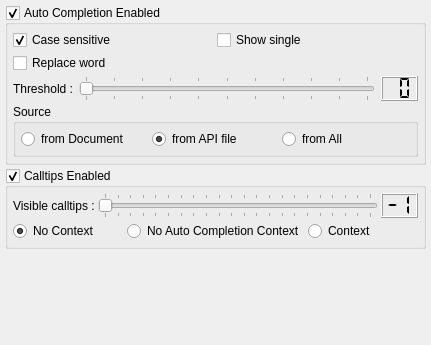
         <widget class="QWidget" name="wEditorAutoCompletion" >
          <attribute name="title" >
           <string>Auto Completion</string>
          </attribute>
          <layout class="QVBoxLayout" >
           <property name="margin" >
            <number>5</number>
           </property>
           <property name="spacing" >
            <number>3</number>
           </property>
           <item>
            <widget class="QGroupBox" name="gbAutoCompletion" >
             <property name="title" >
              <string>Auto Completion Enabled</string>
             </property>
             <property name="checkable" >
              <bool>true</bool>
             </property>
             <layout class="QGridLayout" >
              <property name="margin" >
               <number>5</number>
              </property>
              <property name="spacing" >
               <number>3</number>
              </property>
              <item row="3" column="0" colspan="2" >
               <widget class="QGroupBox" name="gbAutoCompletionSource" >
                <property name="title" >
                 <string>Source</string>
                </property>
                <layout class="QHBoxLayout" >
                 <property name="margin" >
                  <number>5</number>
                 </property>
                 <property name="spacing" >
                  <number>3</number>
                 </property>
                 <item>
                  <widget class="QRadioButton" name="rbAutoCompletionDocument" >
                   <property name="text" >
                    <string>from Document</string>
                   </property>
                  </widget>
                 </item>
                 <item>
                  <widget class="QRadioButton" name="rbAutoCompletionAPI" >
                   <property name="text" >
                    <string>from API file</string>
                   </property>
                   <property name="checked" >
                    <bool>true</bool>
                   </property>
                  </widget>
                 </item>
                 <item>
                  <widget class="QRadioButton" name="rbAutoCompletionAll" >
                   <property name="text" >
                    <string>from All</string>
                   </property>
                  </widget>
                 </item>
                </layout>
               </widget>
              </item>
              <item row="0" column="0" >
               <widget class="QCheckBox" name="cbAutoCompletionCaseSensitive" >
                <property name="text" >
                 <string>Case sensitive</string>
                </property>
                <property name="checked" >
                 <bool>true</bool>
                </property>
               </widget>
              </item>
              <item row="1" column="0" >
               <widget class="QCheckBox" name="cbAutoCompletionReplaceWord" >
                <property name="text" >
                 <string>Replace word</string>
                </property>
               </widget>
              </item>
              <item row="0" column="1" >
               <widget class="QCheckBox" name="cbAutoCompletionShowSingle" >
                <property name="text" >
                 <string>Show single</string>
                </property>
               </widget>
              </item>
              <item row="2" column="0" colspan="2" >
               <layout class="QHBoxLayout" >
                <property name="margin" >
                 <number>0</number>
                </property>
                <property name="spacing" >
                 <number>6</number>
                </property>
                <item>
                 <widget class="QLabel" name="lAutoCompletionThreshold" >
                  <property name="sizePolicy" >
                   <sizepolicy>
                    <hsizetype>1</hsizetype>
                    <vsizetype>5</vsizetype>
                    <horstretch>0</horstretch>
                    <verstretch>0</verstretch>
                   </sizepolicy>
                  </property>
                  <property name="text" >
                   <string>Threshold :</string>
                  </property>
                 </widget>
                </item>
                <item>
                 <widget class="QSlider" name="sAutoCompletionThreshold" >
                  <property name="minimum" >
                   <number>0</number>
                  </property>
                  <property name="maximum" >
                   <number>10</number>
                  </property>
                  <property name="value" >
                   <number>0</number>
                  </property>
                  <property name="orientation" >
                   <enum>Qt::Horizontal</enum>
                  </property>
                  <property name="tickPosition" >
                   <enum>QSlider::TicksBothSides</enum>
                  </property>
                  <property name="tickInterval" >
                   <number>1</number>
                  </property>
                 </widget>
                </item>
                <item>
                 <widget class="QLCDNumber" name="lnAutoCompletionThreshold" >
                  <property name="numDigits" >
                   <number>2</number>
                  </property>
                  <property name="segmentStyle" >
                   <enum>QLCDNumber::Flat</enum>
                  </property>
                  <property name="value" stdset="0" >
                   <double>0.000000000000000</double>
                  </property>
                 </widget>
                </item>
               </layout>
              </item>
             </layout>
            </widget>
           </item>
           <item>
            <widget class="QGroupBox" name="gbAutoCompletionCalltips" >
             <property name="title" >
              <string>Calltips Enabled</string>
             </property>
             <property name="checkable" >
              <bool>true</bool>
             </property>
             <property name="checked" >
              <bool>true</bool>
             </property>
             <layout class="QGridLayout" >
              <property name="margin" >
               <number>5</number>
              </property>
              <property name="spacing" >
               <number>3</number>
              </property>
              <item row="1" column="0" colspan="3" >
               <layout class="QHBoxLayout" >
                <property name="margin" >
                 <number>0</number>
                </property>
                <property name="spacing" >
                 <number>3</number>
                </property>
                <item>
                 <widget class="QRadioButton" name="rbAutoCompletionNoContext" >
                  <property name="text" >
                   <string>No Context</string>
                  </property>
                  <property name="checked" >
                   <bool>true</bool>
                  </property>
                 </widget>
                </item>
                <item>
                 <widget class="QRadioButton" name="rbAutoCompletionNoAutoCompletionContext" >
                  <property name="text" >
                   <string>No Auto Completion Context</string>
                  </property>
                 </widget>
                </item>
                <item>
                 <widget class="QRadioButton" name="rbAutoCompletionContext" >
                  <property name="text" >
                   <string>Context </string>
                  </property>
                 </widget>
                </item>
               </layout>
              </item>
              <item row="0" column="0" >
               <widget class="QLabel" name="lAutoCompletionCalltips" >
                <property name="sizePolicy" >
                 <sizepolicy>
                  <hsizetype>1</hsizetype>
                  <vsizetype>5</vsizetype>
                  <horstretch>0</horstretch>
                  <verstretch>0</verstretch>
                 </sizepolicy>
                </property>
                <property name="text" >
                 <string>Visible calltips :</string>
                </property>
               </widget>
              </item>
              <item row="0" column="2" >
               <widget class="QLCDNumber" name="lnAutoCompletionCalltips" >
                <property name="numDigits" >
                 <number>2</number>
                </property>
                <property name="segmentStyle" >
                 <enum>QLCDNumber::Flat</enum>
                </property>
                <property name="value" stdset="0" >
                 <double>-1.000000000000000</double>
                </property>
               </widget>
              </item>
              <item row="0" column="1" >
               <widget class="QSlider" name="sAutoCompletionCalltips" >
                <property name="minimum" >
                 <number>-1</number>
                </property>
                <property name="maximum" >
                 <number>20</number>
                </property>
                <property name="singleStep" >
                 <number>1</number>
                </property>
                <property name="value" >
                 <number>-1</number>
                </property>
                <property name="orientation" >
                 <enum>Qt::Horizontal</enum>
                </property>
                <property name="tickPosition" >
                 <enum>QSlider::TicksBothSides</enum>
                </property>
                <property name="tickInterval" >
                 <number>1</number>
                </property>
               </widget>
              </item>
             </layout>
            </widget>
           </item>
           <item>
            <spacer>
             <property name="orientation" >
              <enum>Qt::Vertical</enum>
             </property>
             <property name="sizeHint" >
              <size>
               <width>421</width>
               <height>91</height>
              </size>
             </property>
            </spacer>
           </item>
          </layout>
         </widget>
